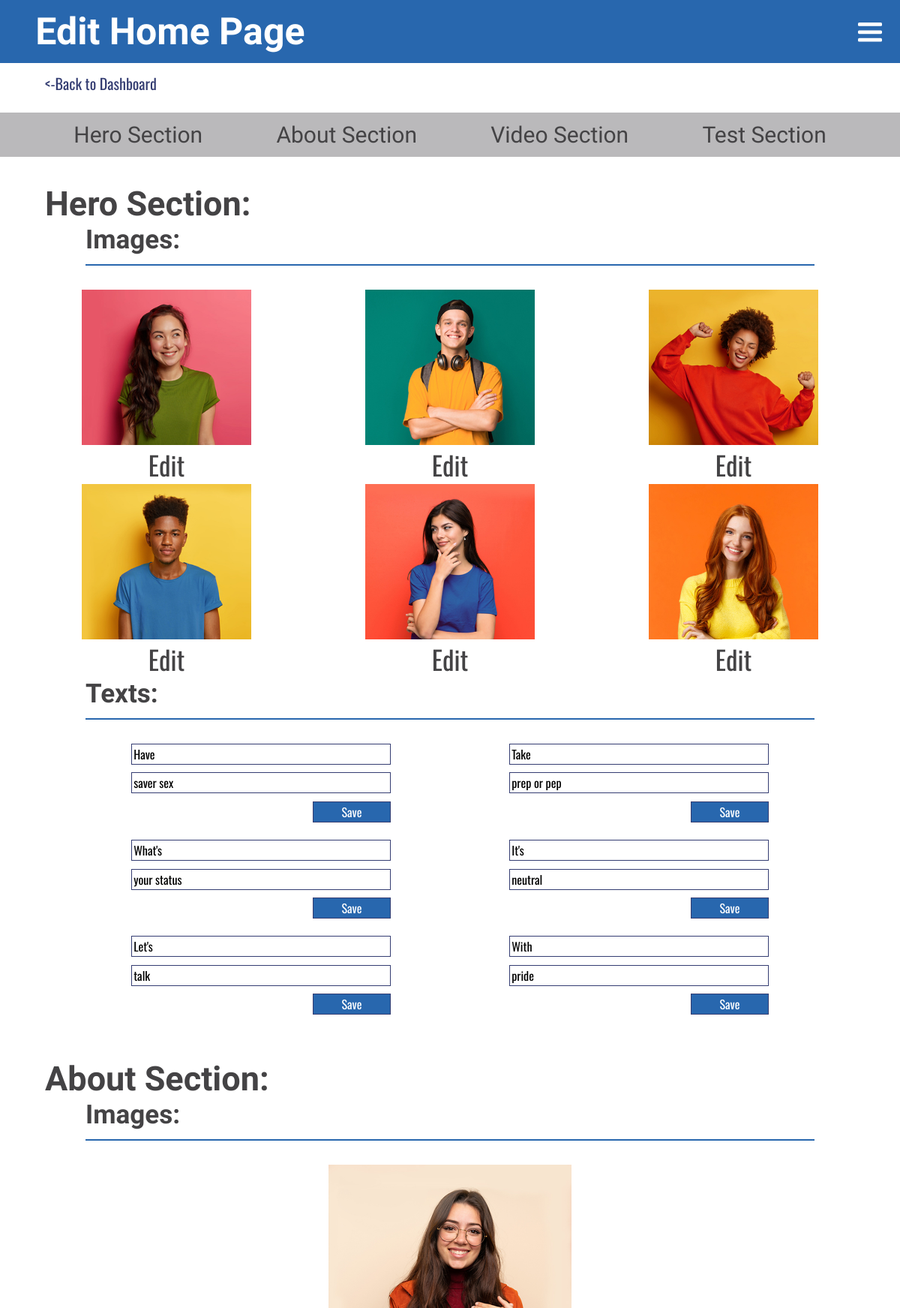
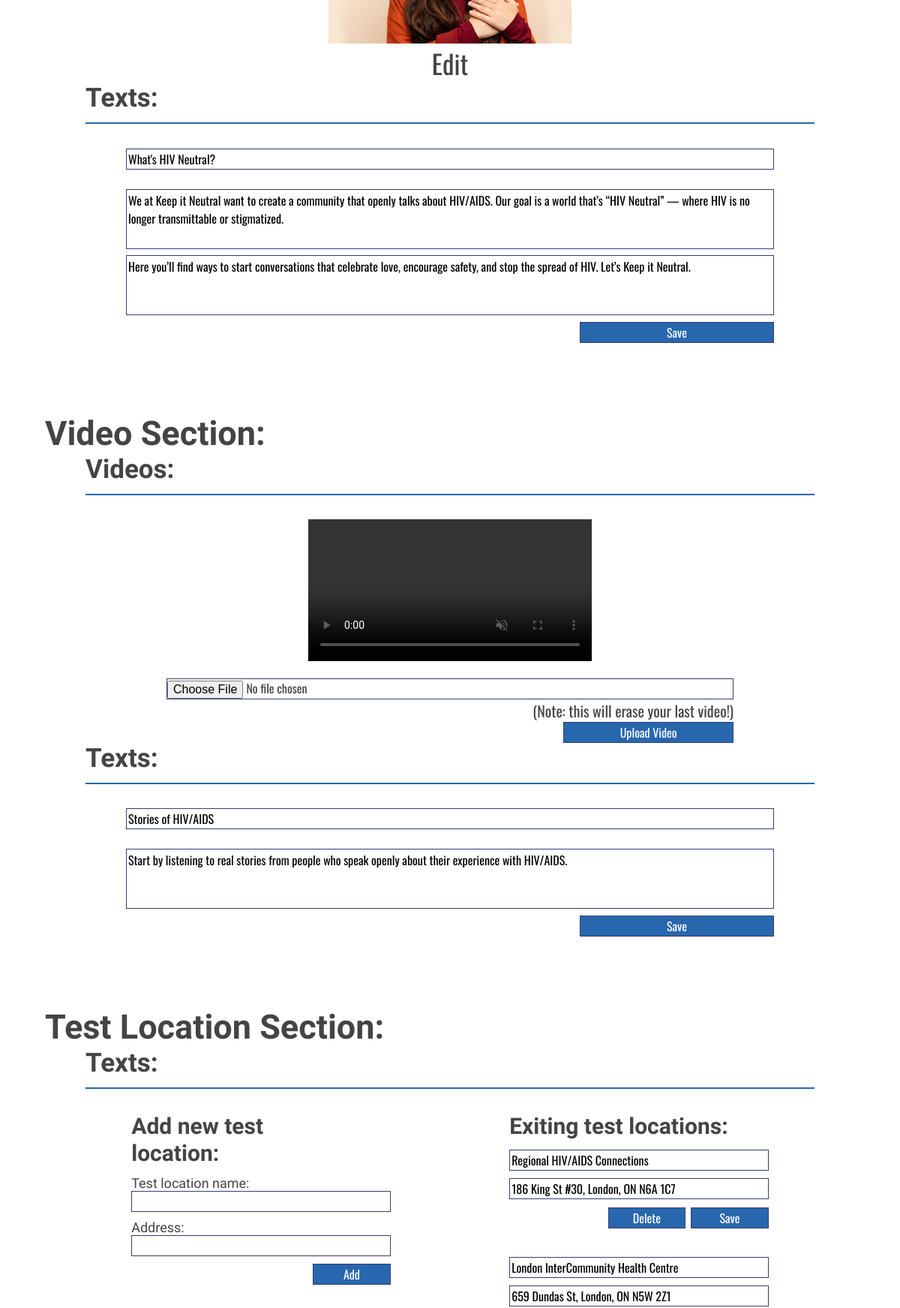
Page /includes/admin/admin_kin_home.php (signed in, upper part) on the committed database (2 pictures, top to bottom).
### tables this page shows
CREATE TABLE `tbl_hero` (
  `id` int(11) NOT NULL,
  `img` varchar(60) NOT NULL,
  `text` varchar(30) NOT NULL,
  `cap_text` varchar(30) NOT NULL
);

CREATE TABLE `tbl_hero_alt` (
  `id` int(11) NOT NULL,
  `img` varchar(60) NOT NULL,
  `text` varchar(30) NOT NULL,
  `cap_text` varchar(30) NOT NULL
);

CREATE TABLE `tbl_about` (
  `id` int(11) NOT NULL,
  `img` varchar(60) NOT NULL,
  `heading` varchar(60) NOT NULL,
  `p` text NOT NULL,
  `p_sub` text NOT NULL
);

CREATE TABLE `tbl_video` (
  `id` int(11) NOT NULL,
  `video` varchar(60) NOT NULL,
  `heading` varchar(70) NOT NULL,
  `p` text NOT NULL
);

CREATE TABLE `tbl_test_location` (
  `id` int(11) NOT NULL,
  `name` varchar(50) NOT NULL,
  `address` varchar(200) NOT NULL
);

### includes/admin/scripts/cms.php (called while the page is built, shortened)
<?php
function getAll($tbl) {
    $pdo = Database::getInstance()->getConnection();
    $query= 'SELECT * FROM ' .$tbl;
    $result = $pdo->query($query);
    if($result){
        return $result;
    }else{
        return '<p>There was a problem accessing the info</p>';
    }
}

### includes/admin/admin_kin_home.php (the view, shortened to what this page needs)
<?php
    $tblHero = 'tbl_hero';
    $getHero = getAll($tblHero);
    $getHeroT = getAll($tblHero);
    $tblHeroAlt = 'tbl_hero_alt';
    $getHeroAlt = getAll($tblHeroAlt);
    $getHeroAltT = getAll($tblHeroAlt);
    $tblAbout = 'tbl_about';
    $getAbout = getAll($tblAbout);
    $getAboutT = getAll($tblAbout);
    $tblVideo = 'tbl_video';
    $getVideo = getAll($tblVideo);
    $getVideoT = getAll($tblVideo);
    $tblTest = 'tbl_test_location';
    $getTest = getAll($tblTest);
?>
<!DOCTYPE html>
<html lang="en">
<head>
    <?php include '../template/head.php'; ?>
</head>
<body>
    <div class="userCMS">
        <header>
            <h1>Edit Home Page</h1>
        <?php include '../template/header.php'; ?>
        <p class="bk"><a href="index.php"><-Back to Dashboard</a></p>
        <div class="homeNav">
            <a href="admin_kin_home.php?#hero">Hero Section</a>
            <a href="admin_kin_home.php?#about">About Section</a>
            <a href="admin_kin_home.php?#video">Video Section</a>
            <a href="admin_kin_home.php?#test">Test Section</a>
        </div>
        <section id="hero">
            <h2>Hero Section:</h2>
            <div class="col">
                <h3>Images:</h3>
                <div class="imgRow">
                    <?php while($row = $getHero->fetch(PDO::FETCH_ASSOC)):?>
                    <div class="imgs">
                        <img src="../../images/<?php echo $row['img'];?>" alt=" hero image <?php echo $row['img'];?>">
                        <a href="admin_kin_image.php?img_id=<?php echo $row['id'];?>&tbl=tbl_hero&page=admin_kin_home.php">Edit</a>
                    </div>
                    <?php endwhile;?>
                    <?php while($row = $getHeroAlt->fetch(PDO::FETCH_ASSOC)):?>
                    <div class="imgs">
                        <img src="../../images/<?php echo $row['img'];?>" alt=" hero image <?php echo $row['img'];?>">
                        <a href="admin_kin_image.php?img_id=<?php echo $row['id'];?>&tbl=tbl_hero_alt&page=admin_kin_home.php">Edit</a>
                    </div>
                    <?php endwhile;?>
                </div>
            </div>
            <div class="col">
                <h3>Texts:</h3>
                <div class="rows">
                    <div class="row">
                        <?php while($row = $getHeroT->fetch(PDO::FETCH_ASSOC)):?>
                        <form action="admin_kin_home.php" method="post" class="textForm">
                            <input type="text" name="hText" value="<?php echo $row['text'];?>">
                            <input type="text" name="hCText" value="<?php echo $row['cap_text'];?>">
                            <input type="submit" name="submit-hero" value="Save">
                        </form>
                        <?php endwhile;?>
                    </div>
                    <div class="row">
                        <?php while($row = $getHeroAltT->fetch(PDO::FETCH_ASSOC)):?>
                        <form action="admin_kin_home.php" method="post" class="textForm">
                            <input type="text" name="hText" value="<?php echo $row['text'];?>">
                            <input type="text" name="hCText" value="<?php echo $row['cap_text'];?>">
                            <input type="submit" name="submit-hero" value="Save">
                        </form>
                        <?php endwhile;?>
                    </div>
                </div>
            </div>
        </section>
        <section id="about">
            <h2>About Section:</h2>
            <div class="col">
                <h3>Images:</h3>
                <?php while($row = $getAbout->fetch(PDO::FETCH_ASSOC)):?>
                <div class="aboutImg">
                    <img src="../../images/<?php echo $row['img'];?>" alt="about image <?php echo $row['img'];?>">
                    <a href="admin_kin_image.php?img_id=<?php echo $row['id'];?>&tbl=tbl_about&page=admin_kin_home.php">Edit</a>
                </div>
                <?php endwhile;?>
            </div>
            <div class="col">
                <h3>Texts:</h3>
                <form action="admin_kin_home.php" method="post" class="textForm">
                <?php while($row = $getAboutT->fetch(PDO::FETCH_ASSOC)):?>
                    <input type="text" name="heading" value="<?php echo $row['heading'];?>">
                    <textarea name="p"><?php echo $row['p'];?></textarea>
                    <textarea name="p_sub"><?php echo $row['p_sub'];?></textarea>
                    <input type="submit" name="submit-about" value="Save">
                <?php endwhile;?>
                </form>
            </div>
        </section>
        <section id="video">
            <h2>Video Section:</h2>
            <div class="col">
                <h3>Videos:</h3>
                <form action="admin_kin_home.php" method="post" class="vidForm">
                <?php while($row = $getVideo->fetch(PDO::FETCH_ASSOC)):?>
                    <video controls muted>
                        <source src="../../media/<?php echo $row['video'];?>" type="video/mp4">
                    </video>
                    <input type="file" name="video" value="">
                    <p>(Note: this will erase your last video!)</p>
                    <input type="submit" value="Upload Video" name="submit-video">
                <?php endwhile;?>
                </form>
            </div>
            <div class="col">
                <h3>Texts:</h3>
                <form action="admin_kin_home.php" method="post" class="textForm">
                <?php while($row = $getVideoT->fetch(PDO::FETCH_ASSOC)):?>
                    <input type="text" name="heading" value="<?php echo $row['heading'];?>">
                    <textarea name="p"><?php echo $row['p'];?></textarea>
                    <input type="submit" name="submit-vid-text" value="Save">
                <?php endwhile;?>
                </form>
            </div>
        </section>
        <section id="test">
            <h2>Test Location Section:</h2>
            <div class="col">
                <h3>Texts:</h3>
                <div class="rows">
                    <div class="row">
                        <form action="admin_kin_home.php" method="post" class="textForm">
                            <h4>Add new test location:</h4>
                            <label for="name">Test location name:</label>
                            <input type="text" name="name" value="">
                            <label for="address">Address:</label>
                            <input type="text" name="address" value="">
                            <input type="submit" name="submit-test-new" value="Add">
                        </form>
                    </div>
                    <div class="row">
                        <h4>Exiting test locations:</h4>
                        <?php while($row = $getTest->fetch(PDO::FETCH_ASSOC)):?>
                        <form action="admin_kin_home.php" method="post" class="textForm">
                            <input type="text" name="name" value="<?php echo $row['name'];?>">
                            <input type="text" name="address" value="<?php echo $row['address'];?>">
                            <div class="DandS">
                                <input type="submit" name="delete-test" value="Delete">
                                <input type="submit" name="submit-test" value="Save">
                            </div>
                        </form>
                        <?php endwhile;?>
                    </div>
                </div>
            </div>
        </section>
    </div>
</body>
</html>

### rows in the picture
tbl_hero: img (picture), hText "Have", hCText "saver sex"
tbl_hero: img (picture), hText "What's", hCText "your status"
tbl_hero: img (picture), hText "Let's", hCText "talk"
tbl_hero_alt: img (picture), hText "Take", hCText "prep or pep"
tbl_hero_alt: img (picture), hText "It's", hCText "neutral"
tbl_hero_alt: img (picture), hText "With", hCText "pride"
tbl_about: img (picture), heading "What's HIV Neutral?", p "We at Keep it Neutral want to create a community that openly talks about HIV/AIDS. Our goal is a world that’s “HIV Neutral” — where HIV is no longer transmittable or stigmatized.", p_sub "Here you’ll find ways to start conversations that celebrate love, encourage safety, and stop the spread of HIV. Let’s Keep it Neutral."
tbl_video: heading "Stories of HIV/AIDS", p "Start by listening to real stories from people who speak openly about their experience with HIV/AIDS."
tbl_test_location: name "Regional HIV/AIDS Connections", address "186 King St #30, London, ON N6A 1C7"
tbl_test_location: name "London InterCommunity Health Centre", address "659 Dundas St, London, ON N5W 2Z1"
